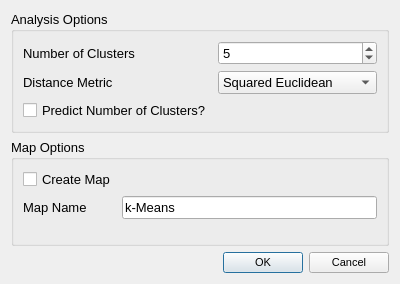
<?xml version="1.0" encoding="UTF-8"?>
<ui version="4.0">
 <class>KMeansDialog</class>
 <widget class="QDialog" name="KMeansDialog">
  <property name="geometry">
   <rect>
    <x>0</x>
    <y>0</y>
    <width>400</width>
    <height>284</height>
   </rect>
  </property>
  <property name="font">
   <font>
    <pointsize>10</pointsize>
   </font>
  </property>
  <property name="windowTitle">
   <string>k-Means Image</string>
  </property>
  <layout class="QVBoxLayout" name="verticalLayout">
   <item>
    <widget class="QGroupBox" name="groupBox_2">
     <property name="title">
      <string>Analysis Options</string>
     </property>
     <layout class="QFormLayout" name="formLayout_2">
      <item row="2" column="0">
       <widget class="QCheckBox" name="predictionCheckBox">
        <property name="text">
         <string>Predict Number of Clusters?</string>
        </property>
       </widget>
      </item>
      <item row="0" column="0">
       <widget class="QLabel" name="label_2">
        <property name="text">
         <string>Number of Clusters</string>
        </property>
       </widget>
      </item>
      <item row="0" column="1">
       <widget class="QSpinBox" name="clustersSpinBox">
        <property name="minimum">
         <number>2</number>
        </property>
        <property name="maximum">
         <number>8</number>
        </property>
        <property name="value">
         <number>5</number>
        </property>
       </widget>
      </item>
      <item row="1" column="0">
       <widget class="QLabel" name="label_3">
        <property name="text">
         <string>Distance Metric</string>
        </property>
       </widget>
      </item>
      <item row="1" column="1">
       <widget class="QComboBox" name="metricComboBox">
        <item>
         <property name="text">
          <string>Squared Euclidean</string>
         </property>
        </item>
        <item>
         <property name="text">
          <string>Euclidean</string>
         </property>
        </item>
        <item>
         <property name="text">
          <string>Chebyshev</string>
         </property>
        </item>
        <item>
         <property name="text">
          <string>Manhattan</string>
         </property>
        </item>
       </widget>
      </item>
     </layout>
    </widget>
   </item>
   <item>
    <widget class="QGroupBox" name="groupBox">
     <property name="title">
      <string>Map Options</string>
     </property>
     <layout class="QFormLayout" name="formLayout">
      <item row="0" column="0">
       <widget class="QCheckBox" name="mapCheckBox">
        <property name="text">
         <string>Create Map</string>
        </property>
       </widget>
      </item>
      <item row="2" column="0">
       <widget class="QLabel" name="label">
        <property name="text">
         <string>Map Name</string>
        </property>
       </widget>
      </item>
      <item row="2" column="1">
       <widget class="QLineEdit" name="nameLineEdit">
        <property name="text">
         <string>k-Means</string>
        </property>
       </widget>
      </item>
     </layout>
    </widget>
   </item>
   <item>
    <widget class="QDialogButtonBox" name="buttonBox">
     <property name="font">
      <font>
       <pointsize>8</pointsize>
      </font>
     </property>
     <property name="orientation">
      <enum>Qt::Horizontal</enum>
     </property>
     <property name="standardButtons">
      <set>QDialogButtonBox::Cancel|QDialogButtonBox::Ok</set>
     </property>
    </widget>
   </item>
  </layout>
 </widget>
 <resources/>
 <connections>
  <connection>
   <sender>buttonBox</sender>
   <signal>accepted()</signal>
   <receiver>KMeansDialog</receiver>
   <slot>accept()</slot>
   <hints>
    <hint type="sourcelabel">
     <x>373</x>
     <y>147</y>
    </hint>
    <hint type="destinationlabel">
     <x>157</x>
     <y>156</y>
    </hint>
   </hints>
  </connection>
  <connection>
   <sender>buttonBox</sender>
   <signal>rejected()</signal>
   <receiver>KMeansDialog</receiver>
   <slot>reject()</slot>
   <hints>
    <hint type="sourcelabel">
     <x>390</x>
     <y>147</y>
    </hint>
    <hint type="destinationlabel">
     <x>286</x>
     <y>156</y>
    </hint>
   </hints>
  </connection>
 </connections>
</ui>
